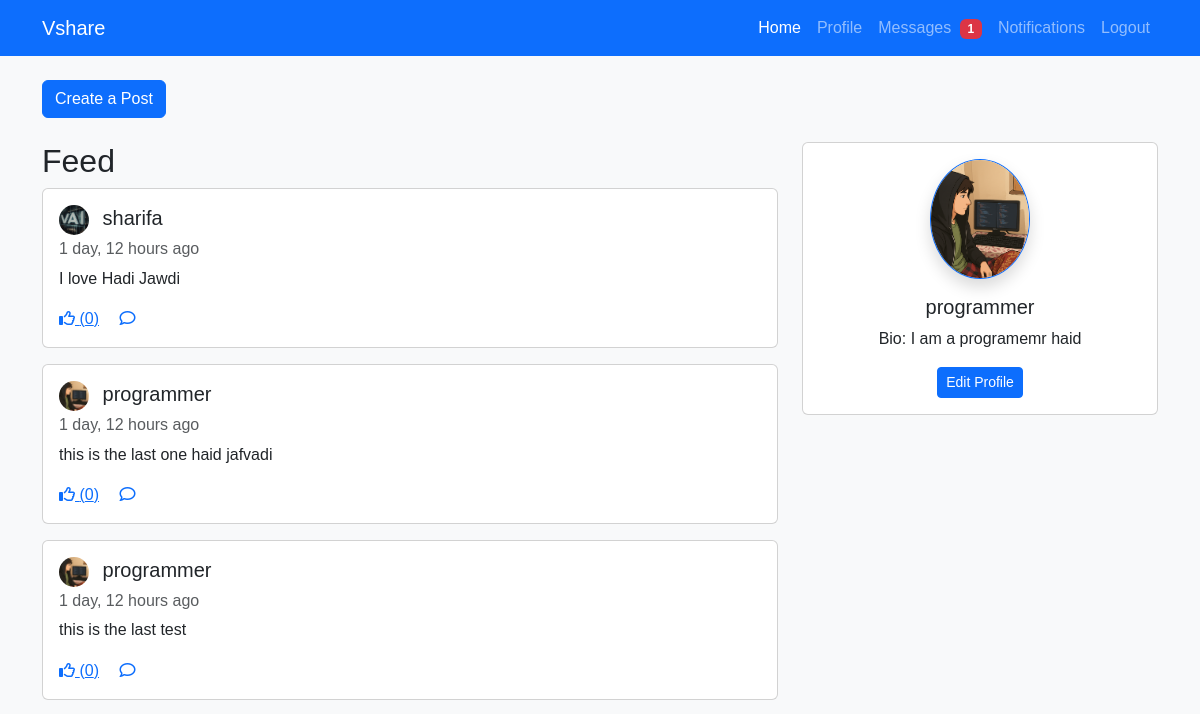
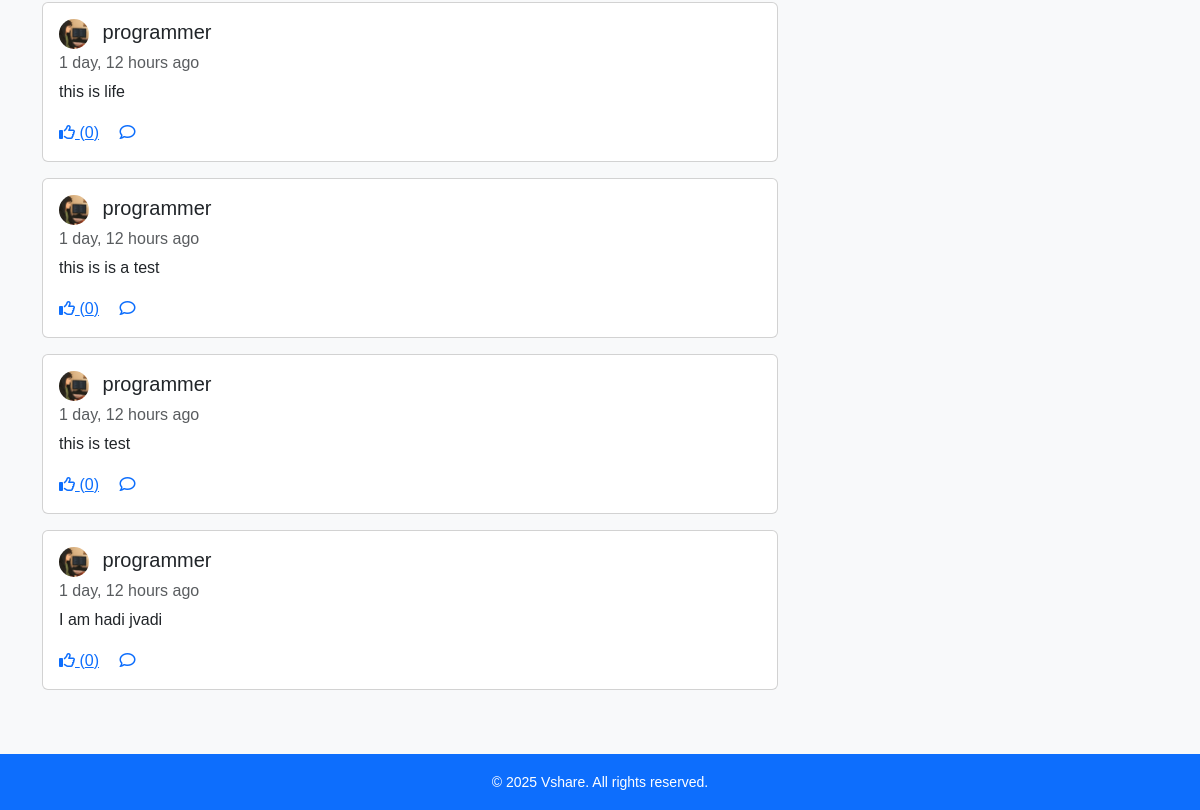
Page / (signed in) on the earlier database version (2 pictures, top to bottom).
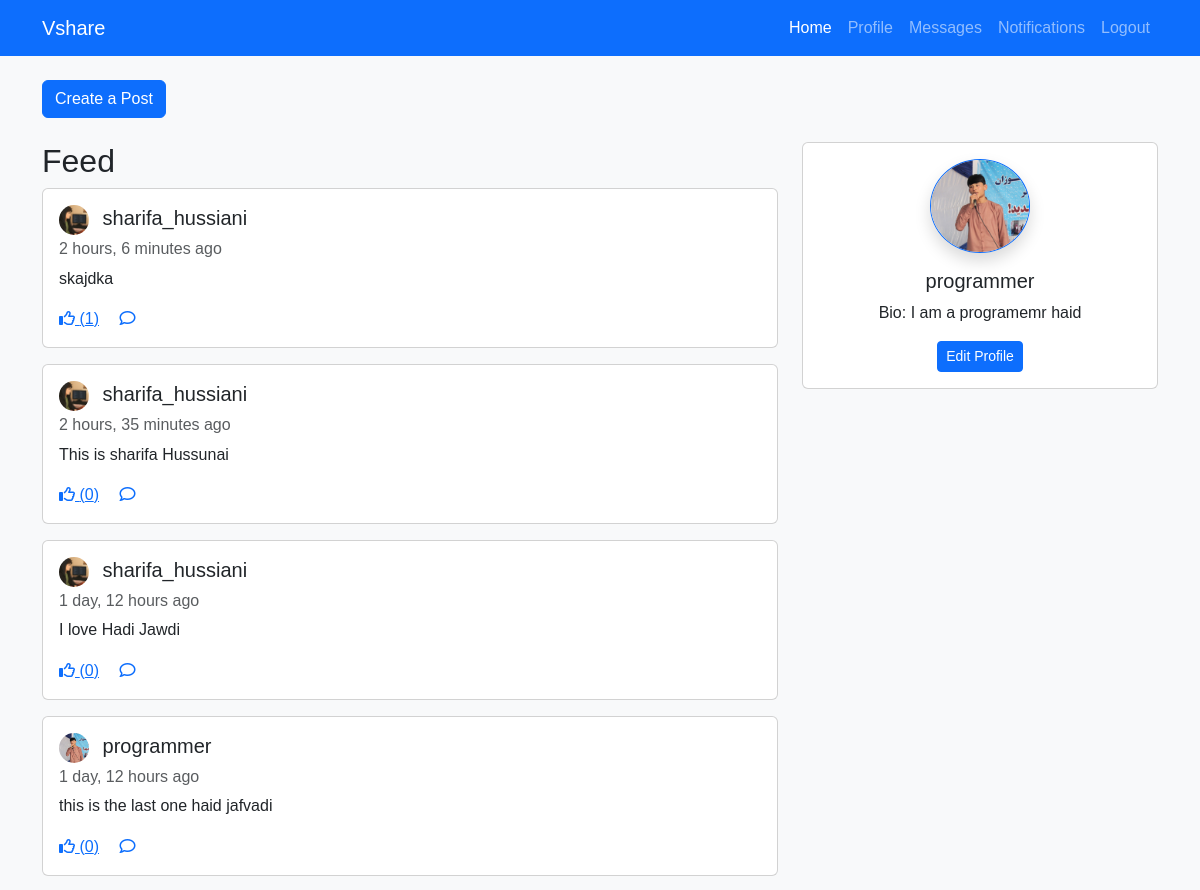
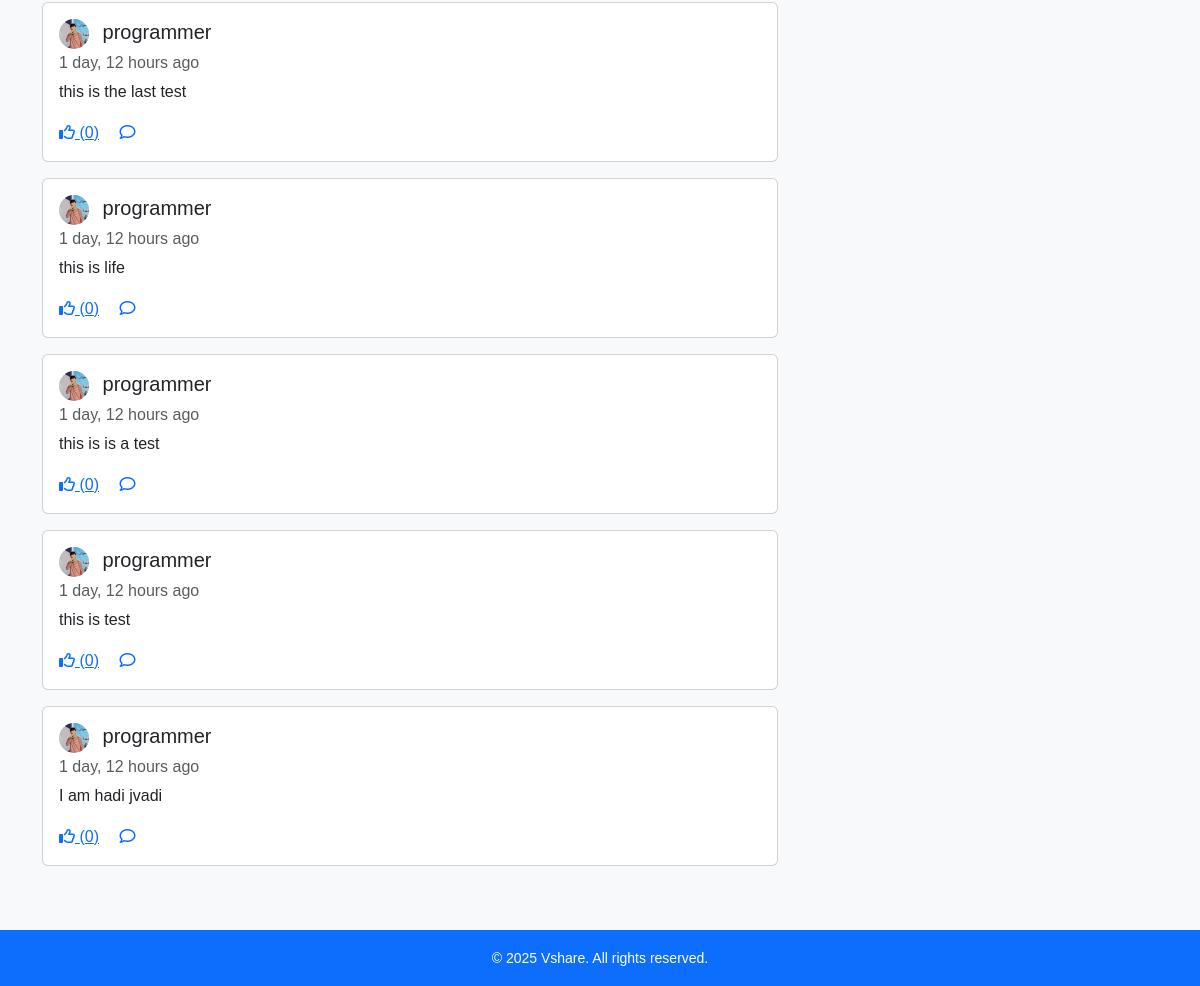
Same page on the later database version (2 pictures, top to bottom).
### main/models_post_like_fixed.py (models this page shows, shortened)
class Post(models.Model):
    author = models.ForeignKey(User, on_delete=models.CASCADE, related_name='posts')
    content = models.TextField()
    created_at = models.DateTimeField(auto_now_add=True)
    likes = models.ManyToManyField(User, related_name='liked_posts', blank=True)
    def total_likes(self):
        return self.likes.count()

### main/models.py (models this page shows, shortened)
class UserProfile(models.Model):
    user = models.OneToOneField(User, on_delete=models.CASCADE, related_name='profile')
    bio = models.TextField(blank=True)
    joined = models.DateTimeField(auto_now_add=True)
    profile_image = models.ImageField(upload_to='profile_images/', blank=True, null=True)

### main/views_post_like.py (the view)
# urls.py: path('', views_post_like.home, name='home'),
@login_required
def home(request):
    user = request.user
    try:
        profile = user.profile
    except UserProfile.DoesNotExist:
        profile = None
    posts = Post.objects.select_related('author__profile').all().order_by('-created_at')
    for post in posts:
        post.user_has_liked = post.likes.filter(id=user.id).exists()
    post_form = PostForm()
    return render(request, 'index_post_like_comment_v2.html', {'profile': profile, 'posts': posts, 'post_form': post_form})

### main/context_processors.py (called while the page is built)
def unread_message_count(request):
    if request.user.is_authenticated:
        count = Message.objects.filter(receiver=request.user, is_read=False).count()
    else:
        count = 0
    return {'unread_message_count': count}

### templates/index_post_like_comment_v2.html (shortened to what this page needs)
{% extends "base.html" %}
{% load static %}
{% block content %}
    <div class="row">
        <div class="col-lg-8 mb-4">
            <a href="{% url 'create_post' %}" class="btn btn-primary">Create a Post</a>
        </div>
        <div id="posts-feed" class="col-lg-8 mb-4">
            <h2>Feed</h2>
            {% for post in posts %}
            <div class="post card mb-3" data-post-id="{{ post.id }}">
                <div class="card-body">
                    <h5 class="card-title">
                        {% if post.author.profile and post.author.profile.profile_image %}
                            <img src="{{ post.author.profile.profile_image.url }}" alt="Profile Image" class="rounded-circle" style="width: 30px; height: 30px; object-fit: cover; margin-right: 8px; vertical-align: middle;">
                        {% else %}
                            <img src="https://via.placeholder.com/30" alt="Profile Image" class="rounded-circle" style="width: 30px; height: 30px; object-fit: cover; margin-right: 8px; vertical-align: middle;">
                        {% endif %}
                        {{ post.author.username }}
                    </h5>
                    <h6 class="card-subtitle mb-2 text-muted">{{ post.created_at|timesince }} ago</h6>
                    <p class="card-text">{{ post.content }}</p>
<button type="button" class="btn btn-link card-link like-button" style="padding: 0; border: none; background: none;" data-liked="{% if post.user_has_liked %}True{% else %}False{% endif %}">
    <i class="fa{% if post.user_has_liked %}s{% else %}r{% endif %} fa-thumbs-up icon-like"></i> (<span class="like-count">{{ post.total_likes }}</span>)
</button>
<button type="button" class="btn btn-link card-link comment-toggle" style="padding: 0; border: none; background: none;">
    <i class="fa-regular fa-comment icon-comment"></i>
</button>
                </div>
            </div>
            {% empty %}
            <p>No posts available.</p>
            {% endfor %}
        </div>
        <div class="col-lg-4">
            <div class="card sticky-top" style="top: 80px;">
                <div class="card-body text-center">
                    {% if profile and profile.profile_image %}
                        <img src="{{ profile.profile_image.url }}" alt="User Avatar" class="rounded-circle img-fluid mb-3 border border-primary shadow" style="max-width: 100px; height: auto;" />
                    {% else %}
                        <img src="https://via.placeholder.com/100" alt="User Avatar" class="rounded-circle img-fluid mb-3 border border-primary shadow" style="max-width: 100px; height: auto;" />
                    {% endif %}
                    <h5 class="card-title">{{ user.username }}</h5>
                    <p class="card-text">Bio: {{ profile.bio|default:"No bio available." }}</p>
                    <a href="{% url 'profile_edit' %}" class="btn btn-primary btn-sm">Edit Profile</a>
                </div>
            </div>
        </div>
    </div>
    <link rel="stylesheet" href="{% static 'styles.css' %}">
{% endblock %}

### templates/base.html (shortened to what this page needs)
{% load static %}
<!DOCTYPE html>
<html lang="en">
<head>
    <link href="https://cdn.jsdelivr.net/npm/bootstrap@5.3.0/dist/css/bootstrap.min.css" rel="stylesheet" />
    <link href="https://cdnjs.cloudflare.com/ajax/libs/font-awesome/6.4.0/css/all.min.css" rel="stylesheet" />
    <link rel="stylesheet" href="{% static 'styles.css' %}" />
</head>
<body>
    <nav class="navbar navbar-expand-lg navbar-dark bg-primary">
        <div class="container">
            <a class="navbar-brand" href="{% url 'home' %}">Vshare</a>
            <div class="collapse navbar-collapse" id="navbarNav">
                <ul class="navbar-nav ms-auto">
                    <li class="nav-item"><a class="nav-link {% if request.resolver_match.url_name == 'home' %}active{% endif %}" href="{% url 'home' %}">Home</a></li>
                    <li class="nav-item"><a class="nav-link {% if request.resolver_match.url_name == 'profile' %}active{% endif %}" href="{% url 'profile' %}">Profile</a></li>
<li class="nav-item">
    <a class="nav-link {% if request.resolver_match.url_name == 'messages' %}active{% endif %}" href="{% url 'messages' %}">
        Messages
        {% if unread_message_count > 0 %}
            <span class="badge bg-danger ms-1">{{ unread_message_count }}</span>
        {% endif %}
    </a>
</li>
                    <li class="nav-item"><a class="nav-link {% if request.resolver_match.url_name == 'notifications' %}active{% endif %}" href="{% url 'notifications' %}">Notifications</a></li>
                    {% if user.is_authenticated %}
                        <li class="nav-item"><a class="nav-link" href="{% url 'logout' %}">Logout</a></li>
                    {% else %}
                        <li class="nav-item"><a class="nav-link" href="{% url 'login' %}">Login</a></li>
                        <li class="nav-item"><a class="nav-link" href="{% url 'register' %}">Register</a></li>
                    {% endif %}
                </ul>
            </div>
        </div>
    </nav>
    <div class="container my-4">
        {% block content %}
        {% endblock %}
    </div>
    <footer class="bg-primary text-white text-center py-3 mt-auto">
        <div class="container">
            <small>&copy; 2025 Vshare. All rights reserved.</small>
        </div>
    </footer>
</body>
</html>

### static/styles.css (style rules this page uses)
body { font-family: Arial, sans-serif; background-color: #f8f9fa; margin: 0; padding: 0; }

Differences in the rows shown:
added Post: author.profile.profile_image (picture), author.username "sharifa_hussiani", created_at "2 hours, 6 minutes", content "skajdka", total_likes "1"
added Post: author.profile.profile_image (picture), author.username "sharifa_hussiani", created_at "2 hours, 35 minutes", content "This is sharifa Hussunai", total_likes "0"
changed through a linked row, Post "I love Hadi Jawdi": author.profile.profile_image: a different picture; author.username "sharifa" → "sharifa_hussiani"
changed through a linked row, Post "this is the last one haid jafvadi": author.profile.profile_image: a different picture
changed through a linked row, Post "this is the last test": author.profile.profile_image: a different picture
changed through a linked row, Post "this is life": author.profile.profile_image: a different picture
changed through a linked row, Post "this is is a test": author.profile.profile_image: a different picture
changed through a linked row, Post "this is test": author.profile.profile_image: a different picture
changed through a linked row, Post "I am hadi jvadi": author.profile.profile_image: a different picture
changed UserProfile "I am a programemr haid": profile_image: a different picture
Other differences:
{{ unread_message_count }}: "1" → (not shown)
